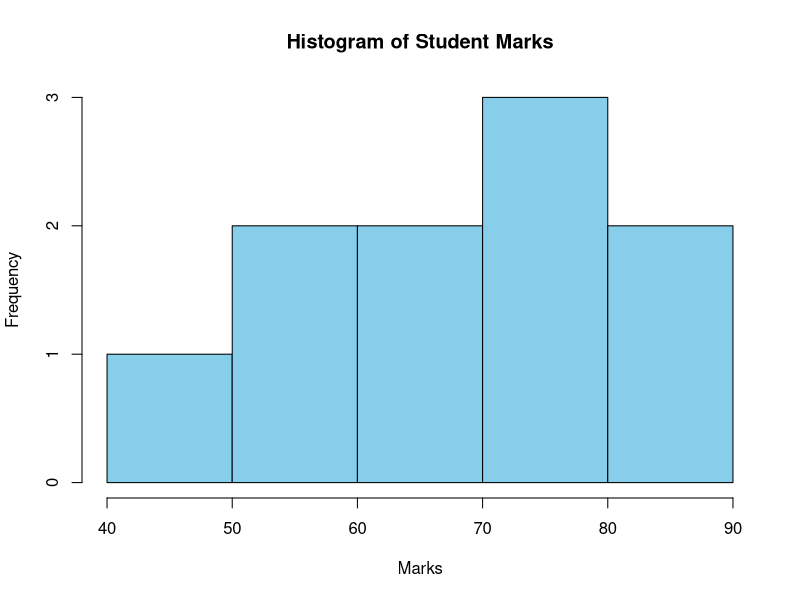

Recreate this plot in R.
# Dataset: Marks of students
marks <- c(56, 78, 65, 45, 89, 90, 67, 72, 55, 80)

# Create a histogram
hist(marks, 
     breaks = 5,             # Number of bins
     main = "Histogram of Student Marks", 
     xlab = "Marks", 
     col = "skyblue", 
     border = "black")
